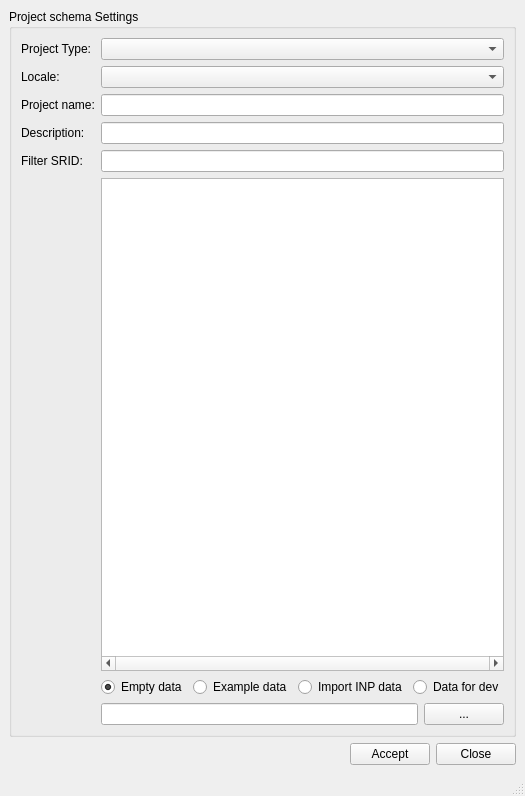
<?xml version="1.0" encoding="UTF-8"?>
<ui version="4.0">
 <class>dlg_main_dbproject</class>
 <widget class="QMainWindow" name="dlg_main_dbproject">
  <property name="geometry">
   <rect>
    <x>0</x>
    <y>0</y>
    <width>481</width>
    <height>796</height>
   </rect>
  </property>
  <property name="windowTitle">
   <string>Create project</string>
  </property>
  <widget class="QWidget" name="centralwidget">
   <layout class="QGridLayout" name="gridLayout">
    <item row="3" column="3">
     <widget class="QPushButton" name="btn_close">
      <property name="text">
       <string>Close</string>
      </property>
     </widget>
    </item>
    <item row="3" column="1">
     <spacer name="horizontalSpacer">
      <property name="orientation">
       <enum>Qt::Horizontal</enum>
      </property>
      <property name="sizeHint" stdset="0">
       <size>
        <width>40</width>
        <height>20</height>
       </size>
      </property>
     </spacer>
    </item>
    <item row="0" column="0" colspan="4">
     <widget class="QGroupBox" name="grb_projectschema">
      <property name="title">
       <string>Project schema Settings</string>
      </property>
      <layout class="QGridLayout" name="gridLayout_2">
       <item row="5" column="1">
        <widget class="QLineEdit" name="project_title"/>
       </item>
       <item row="5" column="0">
        <widget class="QLabel" name="lbl_descript">
         <property name="layoutDirection">
          <enum>Qt::LeftToRight</enum>
         </property>
         <property name="text">
          <string>Description:</string>
         </property>
         <property name="alignment">
          <set>Qt::AlignJustify|Qt::AlignVCenter</set>
         </property>
        </widget>
       </item>
       <item row="0" column="1">
        <widget class="QComboBox" name="cmb_create_project_type"/>
       </item>
       <item row="6" column="1">
        <widget class="QLineEdit" name="srid_id"/>
       </item>
       <item row="2" column="1">
        <widget class="QComboBox" name="cmb_locale"/>
       </item>
       <item row="4" column="0">
        <widget class="QLabel" name="lbl_project_name">
         <property name="layoutDirection">
          <enum>Qt::LeftToRight</enum>
         </property>
         <property name="text">
          <string>Project name:</string>
         </property>
         <property name="alignment">
          <set>Qt::AlignLeading|Qt::AlignLeft|Qt::AlignVCenter</set>
         </property>
        </widget>
       </item>
       <item row="6" column="0">
        <widget class="QLabel" name="lbl_filter">
         <property name="text">
          <string>Filter SRID:</string>
         </property>
        </widget>
       </item>
       <item row="9" column="1">
        <layout class="QHBoxLayout" name="horizontalLayout">
         <item>
          <widget class="QLineEdit" name="data_file">
           <property name="readOnly">
            <bool>true</bool>
           </property>
          </widget>
         </item>
         <item>
          <widget class="QPushButton" name="btn_push_file">
           <property name="enabled">
            <bool>true</bool>
           </property>
           <property name="text">
            <string>...</string>
           </property>
          </widget>
         </item>
        </layout>
       </item>
       <item row="8" column="1">
        <layout class="QHBoxLayout" name="horizontalLayout_2">
         <item>
          <widget class="QRadioButton" name="rdb_data">
           <property name="text">
            <string>Empty data</string>
           </property>
           <property name="checked">
            <bool>true</bool>
           </property>
          </widget>
         </item>
         <item>
          <widget class="QRadioButton" name="rdb_sample">
           <property name="text">
            <string>Example data</string>
           </property>
          </widget>
         </item>
         <item>
          <widget class="QRadioButton" name="rdb_import_data">
           <property name="enabled">
            <bool>true</bool>
           </property>
           <property name="text">
            <string>Import INP data</string>
           </property>
          </widget>
         </item>
         <item>
          <widget class="QRadioButton" name="rdb_sample_dev">
           <property name="text">
            <string>Data for dev</string>
           </property>
          </widget>
         </item>
        </layout>
       </item>
       <item row="0" column="0">
        <widget class="QLabel" name="lbl_project_type">
         <property name="sizePolicy">
          <sizepolicy hsizetype="Maximum" vsizetype="Preferred">
           <horstretch>0</horstretch>
           <verstretch>0</verstretch>
          </sizepolicy>
         </property>
         <property name="text">
          <string>Project Type:</string>
         </property>
         <property name="alignment">
          <set>Qt::AlignRight|Qt::AlignTrailing|Qt::AlignVCenter</set>
         </property>
        </widget>
       </item>
       <item row="4" column="1">
        <widget class="QLineEdit" name="project_name"/>
       </item>
       <item row="2" column="0">
        <widget class="QLabel" name="lbl_locale">
         <property name="layoutDirection">
          <enum>Qt::LeftToRight</enum>
         </property>
         <property name="text">
          <string>Locale:</string>
         </property>
         <property name="alignment">
          <set>Qt::AlignLeading|Qt::AlignLeft|Qt::AlignVCenter</set>
         </property>
        </widget>
       </item>
       <item row="7" column="1">
        <widget class="QTableView" name="tbl_srid">
         <property name="verticalScrollBarPolicy">
          <enum>Qt::ScrollBarAsNeeded</enum>
         </property>
         <property name="horizontalScrollBarPolicy">
          <enum>Qt::ScrollBarAlwaysOn</enum>
         </property>
         <property name="autoScroll">
          <bool>true</bool>
         </property>
         <property name="autoScrollMargin">
          <number>16</number>
         </property>
         <property name="selectionBehavior">
          <enum>QAbstractItemView::SelectRows</enum>
         </property>
         <property name="verticalScrollMode">
          <enum>QAbstractItemView::ScrollPerItem</enum>
         </property>
         <property name="gridStyle">
          <enum>Qt::SolidLine</enum>
         </property>
         <property name="sortingEnabled">
          <bool>true</bool>
         </property>
         <attribute name="horizontalHeaderCascadingSectionResizes">
          <bool>true</bool>
         </attribute>
         <attribute name="horizontalHeaderDefaultSectionSize">
          <number>60</number>
         </attribute>
         <attribute name="horizontalHeaderHighlightSections">
          <bool>true</bool>
         </attribute>
         <attribute name="horizontalHeaderShowSortIndicator" stdset="0">
          <bool>true</bool>
         </attribute>
         <attribute name="horizontalHeaderStretchLastSection">
          <bool>true</bool>
         </attribute>
         <attribute name="verticalHeaderVisible">
          <bool>false</bool>
         </attribute>
        </widget>
       </item>
      </layout>
      <zorder>tbl_srid</zorder>
      <zorder>project_name</zorder>
      <zorder>cmb_locale</zorder>
      <zorder>lbl_descript</zorder>
      <zorder>srid_id</zorder>
      <zorder>lbl_locale</zorder>
      <zorder>lbl_project_name</zorder>
      <zorder>project_title</zorder>
      <zorder>lbl_filter</zorder>
      <zorder>lbl_project_type</zorder>
      <zorder>cmb_create_project_type</zorder>
     </widget>
    </item>
    <item row="3" column="2">
     <widget class="QPushButton" name="btn_accept">
      <property name="text">
       <string>Accept</string>
      </property>
     </widget>
    </item>
   </layout>
  </widget>
  <widget class="QStatusBar" name="statusbar"/>
  <action name="actionCreate_Sample">
   <property name="text">
    <string>Create Sample</string>
   </property>
  </action>
  <action name="actionCreate_Sample_Dev">
   <property name="text">
    <string>Create Sample Dev</string>
   </property>
  </action>
 </widget>
 <tabstops>
  <tabstop>cmb_create_project_type</tabstop>
  <tabstop>cmb_locale</tabstop>
  <tabstop>project_name</tabstop>
  <tabstop>project_title</tabstop>
  <tabstop>srid_id</tabstop>
  <tabstop>tbl_srid</tabstop>
  <tabstop>rdb_data</tabstop>
  <tabstop>rdb_sample</tabstop>
  <tabstop>rdb_import_data</tabstop>
  <tabstop>rdb_sample_dev</tabstop>
  <tabstop>data_file</tabstop>
  <tabstop>btn_push_file</tabstop>
  <tabstop>btn_accept</tabstop>
  <tabstop>btn_close</tabstop>
 </tabstops>
 <resources/>
 <connections/>
</ui>
